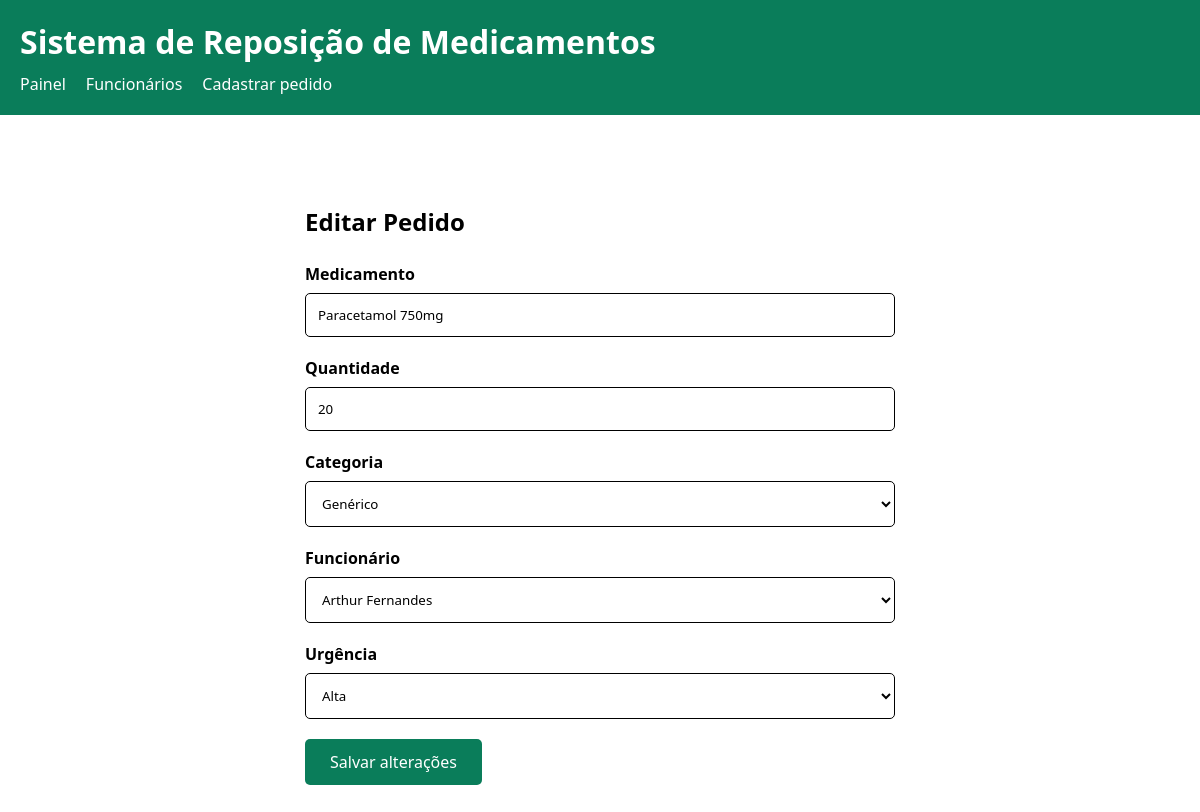
Page /pedidos.php?id=1 on the committed database.
### tables this page shows
CREATE TABLE pedidos (
    id INT AUTO_INCREMENT PRIMARY KEY,
    funcionario_id INT NOT NULL,
    medicamento VARCHAR(150) NOT NULL,
    quantidade INT NOT NULL,
    categoria ENUM('generico', 'referencia', 'controlado', 'higiene') NOT NULL,
    urgencia ENUM('baixa', 'media', 'alta') NOT NULL,
    data_solicitacao DATETIME NOT NULL DEFAULT CURRENT_TIMESTAMP,
    status ENUM('solicitado', 'em_separacao', 'recebido') NOT NULL DEFAULT 'solicitado',

    CONSTRAINT fk_pedido_funcionario
        FOREIGN KEY (funcionario_id)
        REFERENCES funcionarios(id)
        ON UPDATE CASCADE
        ON DELETE RESTRICT,

    CONSTRAINT chk_quantidade
        CHECK (quantidade > 0)
);

CREATE TABLE funcionarios (
    id INT AUTO_INCREMENT PRIMARY KEY,
    nome VARCHAR(100) NOT NULL,
    email VARCHAR(150) NOT NULL
);

### public/pedidos.php (the view, shortened to what this page needs)
<?php
require_once "../conexao.php";
$id = filter_input(INPUT_GET, "id", FILTER_VALIDATE_INT);
$modoEdicao = $id !== false && $id !== null;
$pedido = [
    "medicamento" => "",
    "quantidade" => "",
    "categoria" => "",
    "funcionario_id" => "",
    "urgencia" => ""
];
if ($modoEdicao) {
    $sql = "SELECT
                medicamento,
                quantidade,
                categoria,
                funcionario_id,
                urgencia
            FROM pedidos
            WHERE id = ?";
    $stmt = $conn->prepare($sql);
    $stmt->bind_param("i", $id);
    $stmt->execute();
    $resultado = $stmt->get_result();
    if ($resultado->num_rows === 1) {
        $pedido = $resultado->fetch_assoc();
    } else {
        $erro = "Pedido não encontrado.";
        $modoEdicao = false;
    }
}
$sqlFuncionarios = "SELECT id, nome FROM funcionarios ORDER BY nome";
$resultFuncionarios = $conn->query($sqlFuncionarios);
?>
<!DOCTYPE html>
<html lang="pt-BR">
<head>
</head>
<body>
<header>
    <h1>Sistema de Reposição de Medicamentos</h1>
    <nav>
        <a href="index.php">Painel</a>
        <a href="funcionarios.php">Funcionários</a>
        <a href="pedidos.php">Cadastrar pedido</a>
    </nav>
</header>
<main>
    <h2>
        <?= $modoEdicao ? "Editar Pedido" : "Cadastro de Pedidos de Reposição" ?>
    </h2>
    <form method="POST">
        <label for="medicamento">Medicamento</label>
        <input
            type="text"
            id="medicamento"
            name="medicamento"
            value="<?= htmlspecialchars($pedido["medicamento"]) ?>"
            required
        >
        <label for="quantidade">Quantidade</label>
        <input
            type="number"
            id="quantidade"
            name="quantidade"
            min="1"
            step="1"
            value="<?= htmlspecialchars($pedido["quantidade"]) ?>"
            required
        >
        <label for="categoria">Categoria</label>
        <select id="categoria" name="categoria" required>
            <option value="generico"
                <?= $pedido["categoria"] === "generico" ? "selected" : "" ?>>
                Genérico
            </option>
        </select>
        <label for="funcionario_id">Funcionário</label>
        <select id="funcionario_id" name="funcionario_id" required>
            <?php while ($funcionario = $resultFuncionarios->fetch_assoc()): ?>
                <option
                    value="<?= $funcionario["id"] ?>"
                    <?= $pedido["funcionario_id"] == $funcionario["id"] ? "selected" : "" ?>
                >
                    <?= htmlspecialchars($funcionario["nome"]) ?>
                </option>
            <?php endwhile; ?>
        </select>
        <label for="urgencia">Urgência</label>
        <select id="urgencia" name="urgencia" required>
            <option value="alta"
                <?= $pedido["urgencia"] === "alta" ? "selected" : "" ?>>
                Alta
            </option>
        </select>
        <button type="submit">
            <?= $modoEdicao ? "Salvar alterações" : "Cadastrar pedido" ?>
        </button>
    </form>
</main>
</body>
</html>

### public/pedidos.php (style rules this page uses)
* { box-sizing: border-box; font-family: "Segoe UI", sans-serif; }
body { margin: 0; background-color: #FFFFFF; color: #000000; }
header { background-color: #0A7D5A; color: #FFFFFF; padding: 20px; }
header h1 { margin: 0; }
nav { display: flex; gap: 20px; margin-top: 10px; }
nav a { color: #FFFFFF; text-decoration: none; }
main { max-width: 650px; margin: 40px auto; padding: 30px; }
h2 { margin-bottom: 25px; }
label { display: block; margin-bottom: 8px; font-weight: 600; }
input, select { width: 100%; padding: 12px; margin-bottom: 20px; border: 1px solid #000000; border-radius: 5px; background-color: #FFFFFF; }
button { background-color: #0A7D5A; color: #FFFFFF; border: none; padding: 12px 25px; border-radius: 5px; cursor: pointer; font-size: 16px; }

### rows in the picture
pedidos: medicamento "Paracetamol 750mg", quantidade "20", categoria "Genérico", funcionario_id "Arthur Fernandes", urgencia "Alta"
